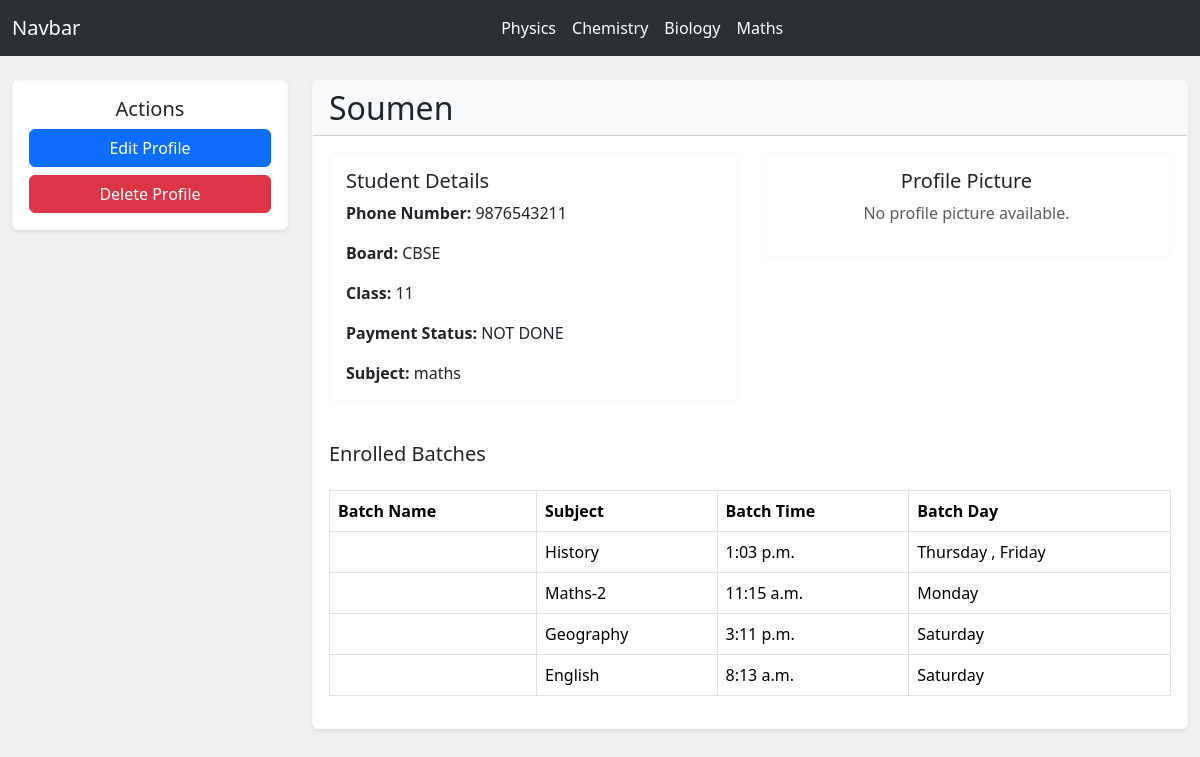
/student/4/, run on the app's committed database.
### myapp/models.py (models this page shows, shortened)
class Student(models.Model):
    name = models.CharField(max_length=100)
    phone_number = models.CharField(max_length=15, default='N/A')
    board = models.CharField(max_length=50, choices=[('CBSE', 'CBSE'), ('WBBSE', 'WBBSE'), ('ICSE', 'ICSE')])
    student_class = models.CharField(max_length=10)
    payment = models.CharField(max_length=50, choices=[('DONE', 'DONE'), ('NOT DONE', 'NOT DONE')], default='NOT DONE')
    subject = models.CharField(max_length=100, default='All')

class Batch(models.Model):
    subject_name = models.CharField(max_length=100)
    batch_name = models.CharField(max_length=100,default="")
    batch_time = models.TimeField()
    batch_day = models.CharField(max_length=50)
    class_level = models.CharField(max_length=50)
    class_mode = models.CharField(max_length=100)  # Default as 'N/A'
    start_date = models.DateField(default=timezone.now)  # Default to current date
    teacher_name = models.CharField(max_length=100)
    students = models.ManyToManyField(Student, related_name='batches')

### myapp/views.py (the view)
# urls.py: path('student/<int:student_id>/', views.student_profile, name='student_profile'),
def student_profile(request, student_id):
    student = get_object_or_404(Student, id=student_id)
    batches = Batch.objects.filter(students=student)  # Get batches where this student is present
    context = {
        'student': student,
        'batches': batches,
    }
    return render(request, 'student_profile.html', context)

### templates/student_profile.html (shortened to what this page needs)
{% extends "base.html" %}
{% load static %}
{% block style %}
<link rel="stylesheet" href="{% static 'css/style.css' %}">
{% endblock style %}
{% block body %}
<div class="container-fluid py-4">
    <div class="row">
        <div class="col-md-4 col-lg-3">
            <div class="card border-light shadow-sm mb-4">
                <div class="card-body">
                    <h5 class="card-title text-center">Actions</h5>
                    <a href="" class="btn btn-primary w-100 mb-2">Edit Profile</a>
                    <form method="post" action="" style="display:inline;">
                        <button type="submit" class="btn btn-danger w-100">Delete Profile</button>
                    </form>
                </div>
            </div>
        </div>
        <div class="col-md-8 col-lg-9">
            <div class="card border-light shadow-sm mb-4">
                <div class="card-header bg-light text-dark">
                    <h2 class="card-title mb-0">{{ student.name }}</h2>
                </div>
                <div class="card-body">
                    <div class="row mb-4">
                        <div class="col-md-6">
                            <div class="card border-light mb-3">
                                <div class="card-body">
                                    <h5 class="card-title">Student Details</h5>
                                    <p class="card-text"><strong>Phone Number:</strong> {{ student.phone_number }}</p>
                                    <p class="card-text"><strong>Board:</strong> {{ student.get_board_display }}</p>
                                    <p class="card-text"><strong>Class:</strong> {{ student.student_class }}</p>
                                    <p class="card-text"><strong>Payment Status:</strong> {{ student.get_payment_display }}</p>
                                    <p class="card-text"><strong>Subject:</strong> {{ student.subject }}</p>
                                </div>
                            </div>
                        </div>
                        <div class="col-md-6">
                            <div class="card border-light mb-3">
                                <div class="card-body text-center">
                                    <h5 class="card-title">Profile Picture</h5>
                                    {% if student.profile_picture %}
                                        <img src="{{ student.profile_picture.url }}" alt="Profile Picture" class="img-fluid rounded-circle border" style="max-width: 150px;">
                                    {% else %}
                                        <p class="text-muted">No profile picture available.</p>
                                    {% endif %}
                                </div>
                            </div>
                        </div>
                    </div>
                    <h5 class="mb-4">Enrolled Batches</h5>
                    {% if batches %}
                        <table class="table table-bordered table-hover">
                            <thead class="thead-light">
                                <tr>
                                    <th>Batch Name</th>
                                    <th>Subject</th>
                                    <th>Batch Time</th>
                                    <th>Batch Day</th>
                                </tr>
                            </thead>
                            <tbody>
                                {% for batch in batches %}
                                <tr>
                                    <td>{{ batch.batch_name }}</td>
                                    <td>{{ batch.subject_name }}</td>
                                    <td>{{ batch.batch_time }}</td>
                                    <td>{{ batch.batch_day }}</td>
                                </tr>
                                {% endfor %}
                            </tbody>
                        </table>
                    {% else %}
                        <p class="text-muted">No batches assigned to this student.</p>
                    {% endif %}
                </div>
            </div>
        </div>
    </div>
</div>
{% endblock body %}

### data on the page
Student: name "Soumen", phone_number "9876543211", board "CBSE", student_class "11", payment "NOT DONE", subject "maths"
Batch: subject_name "History", batch_time "1:03 p.m.", batch_day "Thursday , Friday"
Batch: subject_name "Maths-2", batch_time "11:15 a.m.", batch_day "Monday"
Batch: subject_name "Geography", batch_time "3:11 p.m.", batch_day "Saturday"
Batch: subject_name "English", batch_time "8:13 a.m.", batch_day "Saturday"
